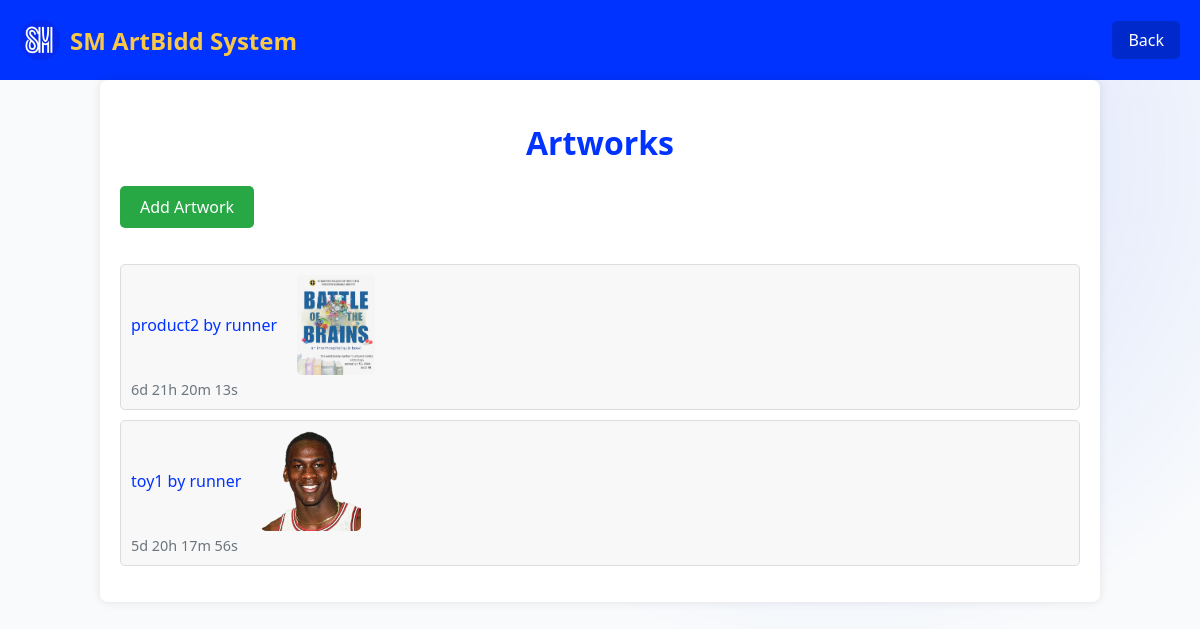
The app's page /artworks/ with its own data.
### artworks/models.py (models this page shows, shortened)
class Artwork(models.Model):
    STATUS_CHOICES = [
        ('available', 'Available'),
        ('sold', 'Sold'),
        ('under_auction', 'Under Auction'),
        ('reserved', 'Reserved'),
    ]
    title = models.CharField(max_length=200)
    description = models.TextField()
    image = models.ImageField(upload_to='artworks/')
    starting_price = models.DecimalField(max_digits=10, decimal_places=2)
    artist = models.ForeignKey(ArtistProfile, on_delete=models.CASCADE)
    deadline = models.DateTimeField()
    created_at = models.DateTimeField(auto_now_add=True)
    category = models.CharField(max_length=100, blank=True, null=True)  # e.g., Painting, Sculpture
    dimensions = models.CharField(max_length=100, blank=True, null=True)  # e.g., 12x16 inches
    materials = models.CharField(max_length=200, blank=True, null=True)  # e.g., Oil on canvas, Bronze
    status = models.CharField(
        max_length=20,
        choices=STATUS_CHOICES,
        default='available',
    )

### users/models.py (models this page shows, shortened)
class ArtistProfile(models.Model):
    user = models.OneToOneField(User, on_delete=models.CASCADE)
    bio = models.TextField(blank=True, null=True)
    profile_pic = models.ImageField(upload_to='artist_profiles/', blank=True, null=True)
    def __str__(self):
        return self.user.username

class User(AbstractUser):
    ROLE_CHOICES = (
        ('artist', 'Artist'),
        ('client', 'Client'),
    )
    role = models.CharField(max_length=10, choices=ROLE_CHOICES)

### artworks/views.py (the view)
# urls.py: path('', views.artwork_list, name='artwork_list'),
def artwork_list(request):
    artworks = Artwork.objects.all().order_by('-created_at')
    return render(request, 'artworks/artwork_list.html', {'artworks': artworks})

### artworks/templates/artworks/artwork_list.html (shortened to what this page needs)
{% extends "base.html" %}
{% load static %}
{% block content %}
<nav class="navbar">
    <a href="#" class="navbar-brand">
        <img src="{% static 'artbid/logo.png' %}" alt="Logo" class="navbar-logo">
        SM ArtBidd System
    </a>
    <ul class="navbar-nav">
        <li class="nav-item">
            <a href="{% url 'users:artist_dashboard' %}" class="back-button">Back</a>
        </li>
    </ul>
</nav>
<div class="container">
    <h1>Artworks</h1>
    <a href="{% url 'artwork_create' %}" class="add-artwork-btn">Add Artwork</a>
    <ul class="artwork-list">
        {% for artwork in artworks %}
        <li class="artwork-item">
            <a href="{% url 'artwork_detail' artwork.pk %}" class="artwork-link">
                {{ artwork.title }} by {{ artwork.artist }}
                {% if artwork.image %}
                <img src="{{ artwork.image.url }}" alt="{{ artwork.title }}" class="artwork-image">
                {% endif %}
            </a>
            <div class="countdown" id="countdown-{{ artwork.pk }}" data-deadline="{{ artwork.deadline|date:'Y-m-d\TH:i:s' }}"></div>
        </li>
        {% empty %}
        <li>No artworks listed yet.</li>
        {% endfor %}
    </ul>
</div>
{% endblock %}

### artworks/templates/artworks/artwork_list.html (style rules this page uses)
:root { --primary-blue: #0033ff; --accent-gold: #f9c846; --light-bg: #f8fafc; --white: #fff; --dark: #101334; }
body { font-family: 'Segoe UI', Arial, sans-serif; margin: 0; padding: 0; background: var(--light-bg); color: var(--dark); position: relative; min-height: 100vh; }
.navbar { background-color: var(--primary-blue); color: var(--white); padding: 20px; display: flex; justify-content: space-between; align-items: center; position: relative; z-index: 1; }
.navbar-brand { display: flex; align-items: center; color: var(--accent-gold); text-decoration: none; font-size: 1.5rem; font-weight: bold; }
.navbar-logo { max-height: 40px; margin-right: 10px; }
.navbar-nav { list-style: none; padding: 0; margin: 0; display: flex; }
.nav-item { margin-left: 20px; }
.back-button { position: right; top: 20px; left: 20px; color: var(--white); text-decoration: none; padding: 8px 16px; border-radius: 5px; background-color: rgba(0, 0, 0, 0.2); transition: background-color 0.3s ease; z-index: 2; }
.container { width: 80%; margin: 0 auto; padding: 20px; background-color: #fff; border-radius: 8px; box-shadow: 0 0 10px rgba(0, 0, 0, 0.1); position: relative; z-index: 1; }
h1 { color: var(--primary-blue); text-align: center; }
.artwork-list { list-style: none; padding: 0; }
.artwork-item { border: 1px solid #ddd; margin-bottom: 10px; padding: 10px; border-radius: 5px; background-color: #f8f8f8; }
.artwork-link { display: flex; align-items: center; color: var(--primary-blue); text-decoration: none; transition: color 0.3s ease; }
.artwork-image { max-width: 100px; max-height: 100px; margin-left: 20px; border-radius: 5px; }
.countdown { font-size: 0.9em; color: #6c757d; margin-top: 5px; }
.add-artwork-btn { display: inline-block; padding: 10px 20px; background-color: #28a745; color: white; text-decoration: none; border-radius: 5px; margin-bottom: 20px; transition: background-color 0.3s ease; }

### records on screen
Artwork: title "product2", artist "runner", image (picture)
Artwork: title "toy1", artist "runner", image (picture)
